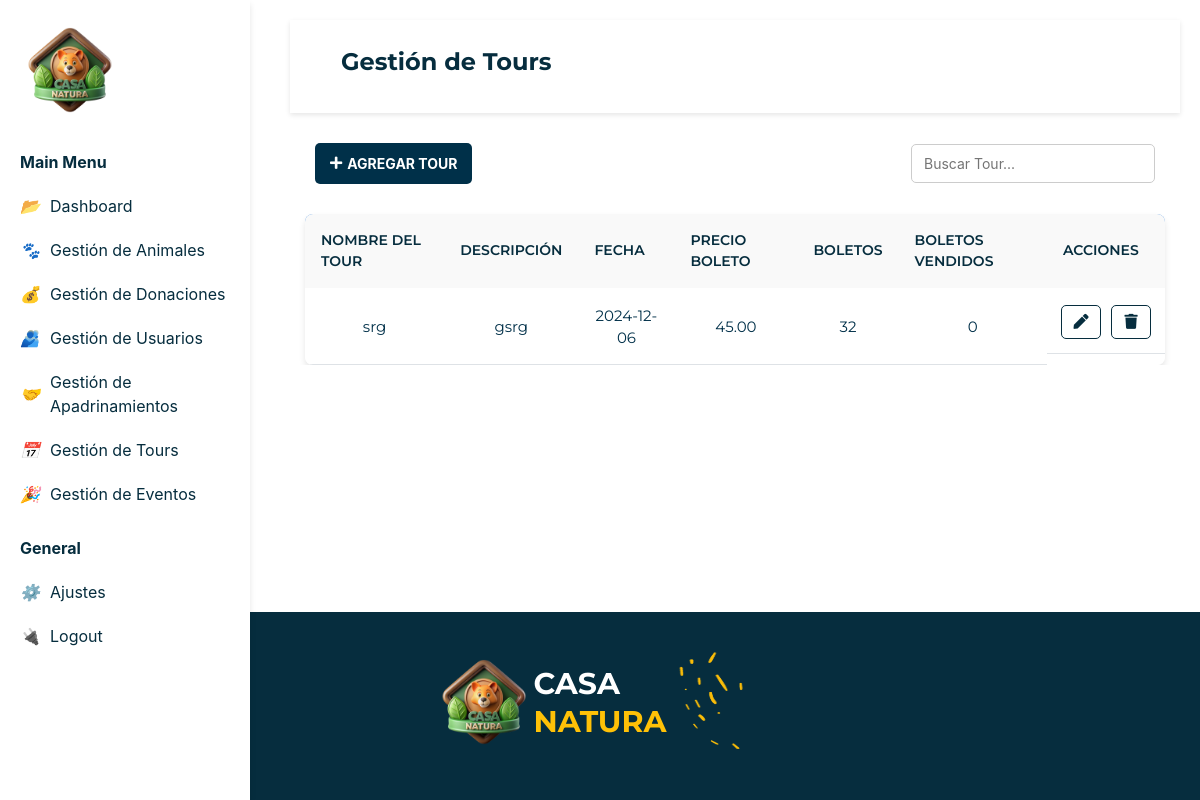
/gestionTours.php, run on an earlier commit of the app's database.
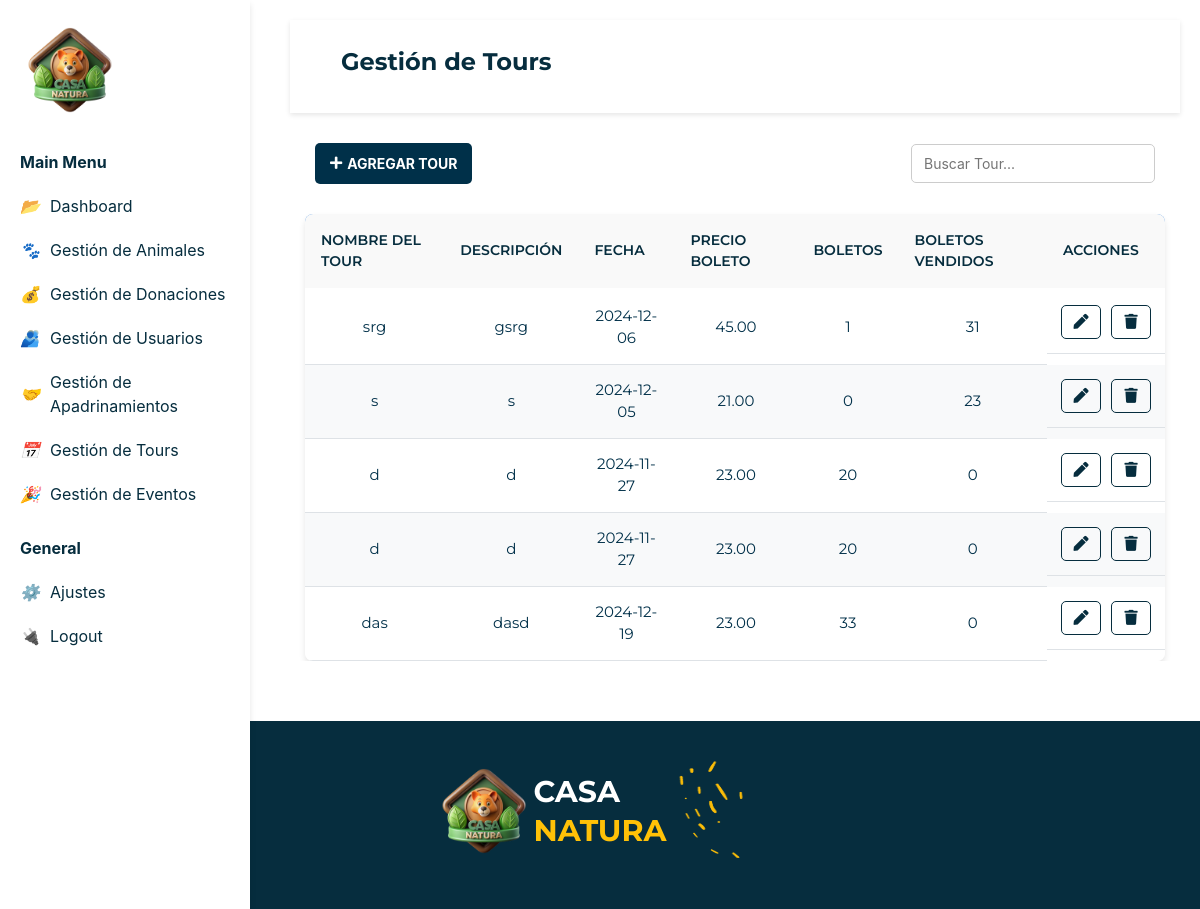
And on a later commit of the database.
### tables this page shows
CREATE TABLE `tours` (
  `ID_Tour` int(10) NOT NULL,
  `Nombre` varchar(255) NOT NULL,
  `Descripcion` text NOT NULL,
  `Fecha` date NOT NULL,
  `Hora` time(6) NOT NULL,
  `Precio_Boleto` decimal(10,2) NOT NULL,
  `Tickets_Disponibles` int(10) NOT NULL,
  `TicketsVendidos` int(11) NOT NULL,
  `Imagen` varchar(255) NOT NULL
);

### gestionTours.php (the view, shortened to what this page needs)
<!DOCTYPE html>
<html lang="es">
<head>
    <link href="https://cdnjs.cloudflare.com/ajax/libs/font-awesome/5.15.4/css/all.min.css" rel="stylesheet">
    <link rel="stylesheet" href="./css/style.css" >
    <link rel="stylesheet" href="https://cdn.jsdelivr.net/npm/bootstrap@4.3.1/dist/css/bootstrap.min.css">
</head>
<body>
    <?php
        include("sidebar.php");
        echo $sidebarAdmin2;
    ?>
    <?php
        include("actions/conexion.php");
        $sql = "SELECT * FROM tours";
        $resultado = $conn->query($sql);
    ?>
    <main>
    <div class="viewport">
        <div class="content">
            <nav class="navbar">
                <div class="container-fluid">
                    <h2 class="titulo">Gestión de Tours</h2>
                </div>
            </nav>
            <div class="contenedor">
            <div class="container contenedor-tabla">
                     <div class="fila-header">
<div class="boton-agregar">
    <a class="btn-agregar" href="agregarTour.php">
        <i class="fas fa-plus icono-agregar"></i> AGREGAR TOUR
    </a>
</div>
<div class="buscador">
    <div class="input-grupo">
        <input type="text" class="campo-buscar" placeholder="Buscar Tour...">
    </div>
</div>
</div>
                    <table class="tabla">
                        <thead>
                        <thead>
                            <tr>
                                <th>Nombre del Tour</th>
                                <th>Descripción</th>
                                <th>Fecha</th>
                                <th>Precio Boleto</th>
                                <th>Boletos</th>
                                <th>Boletos Vendidos</th>
                                <th>Acciones</th>
                            </tr>
                        </thead>
                        <tbody>
                            <?php
                                if ($resultado->num_rows > 0) {
                                    while($tour = $resultado->fetch_assoc()) {
                                        echo "<tr>";
                                        echo "<td>" . htmlspecialchars($tour['Nombre']) . "</td>";
                                        echo "<td>" . htmlspecialchars($tour['Descripcion']) . "</td>";
                                        echo "<td>" . htmlspecialchars($tour['Fecha']) . "</td>";
                                        echo "<td>" . htmlspecialchars($tour['Precio_Boleto']) . "</td>";
                                        echo "<td>" . htmlspecialchars($tour['Tickets_Disponibles']) . "</td>";
                                        echo "<td>" . htmlspecialchars($tour['TicketsVendidos']) . "</td>";
                                        echo "<td class='actions'>";
                                        echo "<a href='editarTour.php?id=" . $tour['ID_Tour'] . "' class='edit'><i class='fas fa-pen'></i></a>";
                                        echo "<a href='?id=" . $tour['ID_Tour'] . "' class='delete' onclick='return confirm(\"¿Estás seguro de eliminar este tour?\");'><i class='fas fa-trash'></i></a>";
                                        echo "</td>";
                                        echo "</tr>";
                                    }
                                } else {
                                    echo "<tr><td colspan='6'>No se encontraron tours</td></tr>";
                                }
                            ?>
                        </tbody>
                    </table>
                    </div>
                </div>
            </div>
        </div>
    </main>
    <?php
        include("sidebar.php");
        echo $footerAdmin;
    ?>
</body>
</html>

What changed in the data, as far as the page shows it:
changed tours "srg": Tickets_Disponibles "32" → "1"; TicketsVendidos "0" → "31"
added tours: Nombre "s", Descripcion "s", Fecha "2024-12-05", Precio_Boleto "21.00", Tickets_Disponibles "0", TicketsVendidos "23"
added tours: Nombre "d", Descripcion "d", Fecha "2024-11-27", Precio_Boleto "23.00", Tickets_Disponibles "20", TicketsVendidos "0"
added tours: Nombre "d", Descripcion "d", Fecha "2024-11-27", Precio_Boleto "23.00", Tickets_Disponibles "20", TicketsVendidos "0"
added tours: Nombre "das", Descripcion "dasd", Fecha "2024-12-19", Precio_Boleto "23.00", Tickets_Disponibles "33", TicketsVendidos "0"
